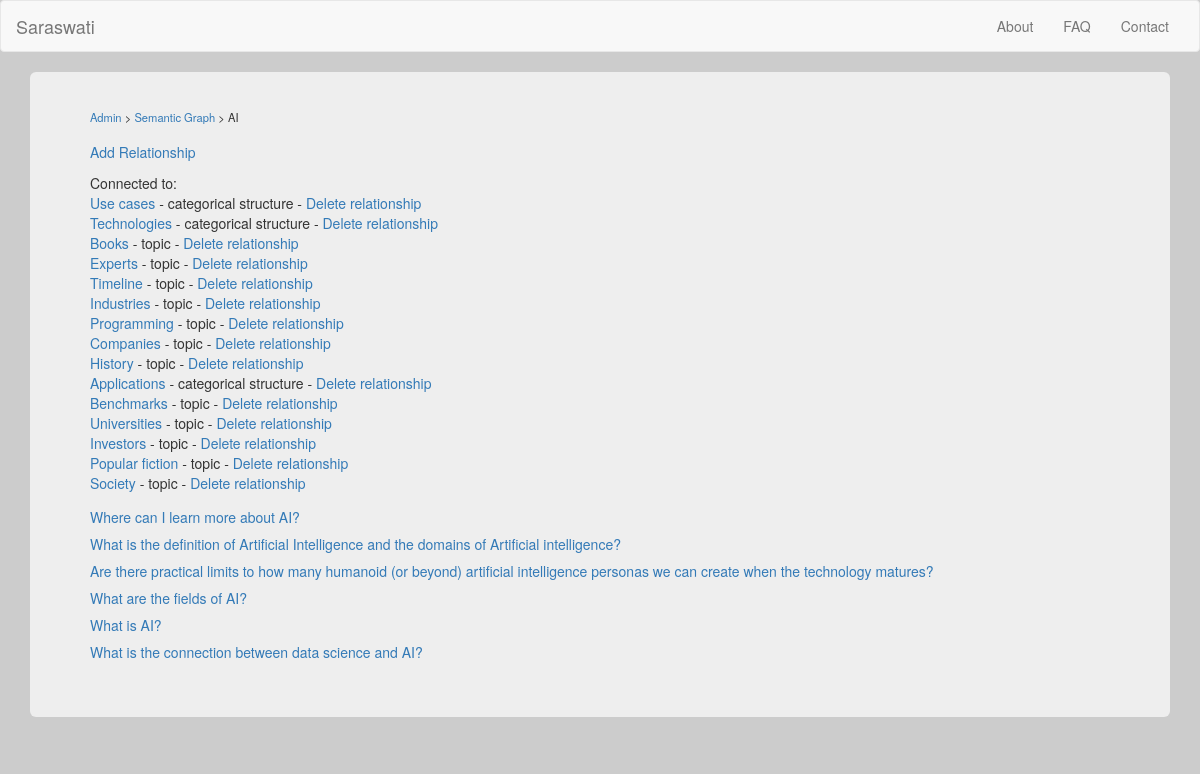
The app's page /node?id=1 with its own data.
### db.py (models this page shows, shortened)
class semantic_graph_node(db.Model):
	id = db.Column('node_id', db.Integer, primary_key = True)
	title = db.Column(db.String(255))

class semantic_graph_relationship(db.Model):
	id = db.Column('relationship_id', db.Integer, primary_key = True)
	node_id_1 = db.Column(db.Integer)
	node_id_2 = db.Column(db.Integer)
	relationship_1_to_2 = db.Column(db.String(255))
	relationship_2_to_1 = db.Column(db.String(255))

class training_chat(db.Model):
	id = db.Column('message_id', db.Integer, primary_key = True)
	chat_id = db.Column(db.Integer)
	party = db.Column(db.SmallInteger)
	text = db.Column(db.Text)
	node_id = db.Column(db.Integer)

### modules/admin.py (the view)
@admin.route('/node')
def view_node():
	nodeID = request.args['id']
	thisNode = semantic_graph_node.query.filter_by(id=nodeID).first()
	if not thisNode:
		return render_template("error.html", error_message = "Database error")
	else:
		nodeName = thisNode.title
	if "del" in request.args:
		semantic_graph_relationship.query.filter_by(id=request.args["del"]).delete()
		db.session.commit()
	nodeList = []
	queryList = semantic_graph_relationship.query.filter_by(node_id_1 = nodeID)
	for result in queryList:
		newItem = type('tmp', (object,), {}) #Hacky way to make newItem a generic object
		newItem.relationship_id = result.id
		newItem.relationship = result.relationship_2_to_1 #Show the relationship of node2 to node1
		newItem.other_node_id = result.node_id_2
		titleQuery = semantic_graph_node.query.filter_by(id = result.node_id_2).first()
		newItem.nodeTitle = titleQuery.title
		nodeList.append(newItem)
	queryList2 = semantic_graph_relationship.query.filter_by(node_id_2 = nodeID)
	for result in queryList2:
		newItem = type('tmp', (object,), {}) #Hacky way to make newItem a generic object
		newItem.relationship_id = result.id
		newItem.relationship = result.relationship_1_to_2 #Show the relationship of node1 to node2
		newItem.other_node_id = result.node_id_1
		titleQuery = semantic_graph_node.query.filter_by(id = result.node_id_1).first()
		newItem.nodeTitle = titleQuery.title
		nodeList.append(newItem)
	results = training_chat.query.order_by(training_chat.chat_id).filter_by(node_id = nodeID)
	chats = clean_training_chats(results)
	return render_template("node.html", nodes = nodeList, node_id = nodeID, node_name = nodeName, chats = chats)

### helpers.py (called while the page is built)
def clean_training_chats(inputList):
	chats = []
	for result in inputList:
		addResult = True
		for chat in chats:
			if chat.chat_id == result.chat_id:
				addResult = False
				break
		if addResult:
			chats.append(result)
	return chats

### templates/node.html
{% extends "base.html" %}
{% block content %}
  <div class="container">
    <div class="jumbotron">
		<div class="navigation_header">
			<a href="admin">Admin</a> &gt; <a href="graph">Semantic Graph</a> &gt; {{ node_name }}
		</div>
		<a href="add_relationship?id={{ node_id }}">Add Relationship</a>
		<div style="height: 0.8em;"></div>
		{% if not nodes %}
			No connections found
		{% else %}
			Connected to:<br />
			{% for node in nodes %}
				<a href="node?id={{ node.other_node_id }}">{{ node.nodeTitle }}</a> - {{node.relationship}} - <a href="node?id={{ node_id }}&del={{ node.relationship_id }}" onclick="return confirm('Are you sure?');">Delete relationship</a><br />
			{% endfor %}
		{% endif %}
		<div style="height: 1em;"></div>
		{% for chat in chats %}
			<a href="training_chat?id={{ chat.chat_id }}">{{ chat.text }}</a>
			<div style="height: 0.5em;"></div>
		{% endfor %}
	</div>
  </div>
{% endblock %}

### static/styles.css (style rules this page uses)
body { background-color: #CCC; }
.navigation_header { margin-top: -1em; font-size: 0.8em; margin-bottom: 1.5em; }

### records on screen
semantic_graph_node: title "AI"
semantic_graph_node: nodeTitle "Use cases"
semantic_graph_relationship: relationship "categorical structure"
semantic_graph_node: nodeTitle "Technologies"
semantic_graph_relationship: relationship "categorical structure"
semantic_graph_node: nodeTitle "Books"
semantic_graph_relationship: relationship "topic"
semantic_graph_node: nodeTitle "Experts"
semantic_graph_relationship: relationship "topic"
semantic_graph_node: nodeTitle "Timeline"
semantic_graph_relationship: relationship "topic"
semantic_graph_node: nodeTitle "Industries"
semantic_graph_relationship: relationship "topic"
semantic_graph_node: nodeTitle "Programming"
semantic_graph_relationship: relationship "topic"
semantic_graph_node: nodeTitle "Companies"
semantic_graph_relationship: relationship "topic"
semantic_graph_node: nodeTitle "History"
semantic_graph_relationship: relationship "topic"
semantic_graph_node: nodeTitle "Applications"
semantic_graph_relationship: relationship "categorical structure"
semantic_graph_node: nodeTitle "Benchmarks"
semantic_graph_relationship: relationship "topic"
semantic_graph_node: nodeTitle "Universities"
semantic_graph_relationship: relationship "topic"
semantic_graph_node: nodeTitle "Investors"
semantic_graph_relationship: relationship "topic"
semantic_graph_node: nodeTitle "Popular fiction"
semantic_graph_relationship: relationship "topic"
semantic_graph_node: nodeTitle "Society"
semantic_graph_relationship: relationship "topic"
training_chat: text "Where can I learn more about AI?"
training_chat: text "What is the definition of Artificial Intelligence and the domains of Artificial intelligence?"
training_chat: text "Are there practical limits to how many humanoid (or beyond) artificial intelligence personas we can create when the technology matures?"
training_chat: text "What are the fields of AI?"
training_chat: text "What is AI?"
training_chat: text "What is the connection between data science and AI?"
